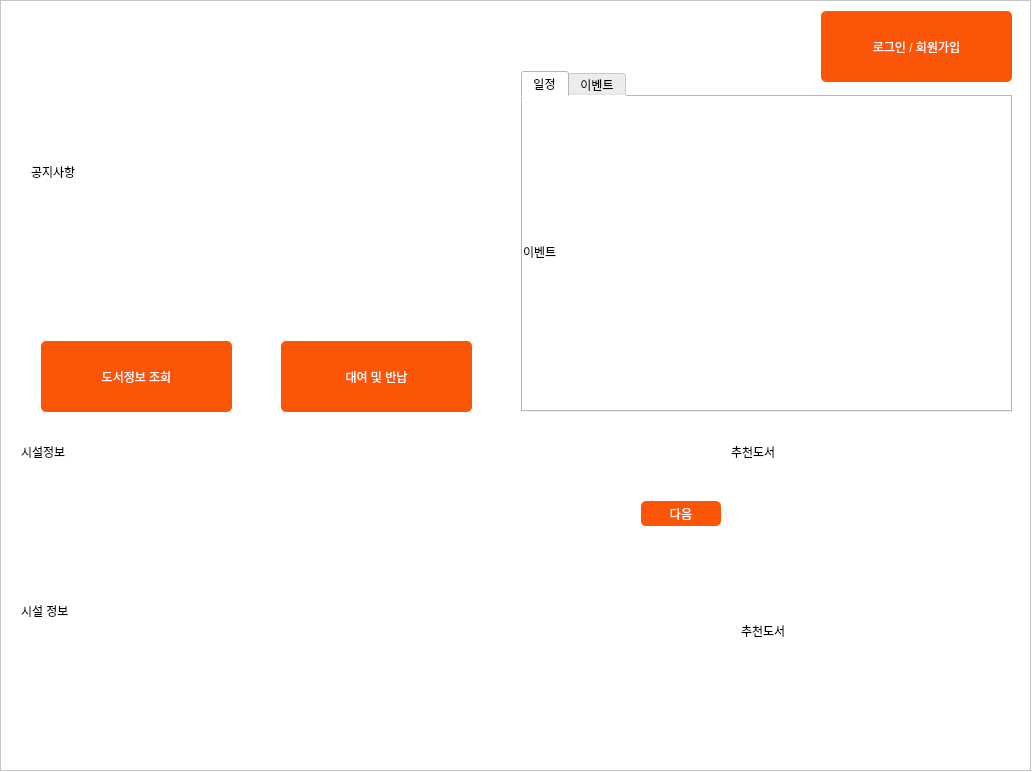
<?xml version="1.0" encoding="UTF-8"?>
<ui version="4.0">
 <class>Form</class>
 <widget class="QWidget" name="Form">
  <property name="geometry">
   <rect>
    <x>0</x>
    <y>0</y>
    <width>1035</width>
    <height>772</height>
   </rect>
  </property>
  <property name="windowTitle">
   <string>Form</string>
  </property>
  <property name="styleSheet">
   <string notr="true">background-color: white;</string>
  </property>
  <widget class="QScrollArea" name="scrollArea">
   <property name="geometry">
    <rect>
     <x>0</x>
     <y>0</y>
     <width>1031</width>
     <height>771</height>
    </rect>
   </property>
   <property name="styleSheet">
    <string notr="true">QScrollArea {background color : white;}</string>
   </property>
   <property name="widgetResizable">
    <bool>true</bool>
   </property>
   <widget class="QWidget" name="scrollAreaWidgetContents">
    <property name="geometry">
     <rect>
      <x>0</x>
      <y>0</y>
      <width>1029</width>
      <height>769</height>
     </rect>
    </property>
    <widget class="QStackedWidget" name="FacilityINFO">
     <property name="geometry">
      <rect>
       <x>10</x>
       <y>480</y>
       <width>730</width>
       <height>250</height>
      </rect>
     </property>
     <property name="currentIndex">
      <number>2</number>
     </property>
     <widget class="QWidget" name="page_f1">
      <widget class="QLabel" name="Fac_1">
       <property name="geometry">
        <rect>
         <x>10</x>
         <y>10</y>
         <width>610</width>
         <height>240</height>
        </rect>
       </property>
       <property name="text">
        <string>시설 정보</string>
       </property>
      </widget>
      <widget class="QPushButton" name="btn_Next_f1">
       <property name="geometry">
        <rect>
         <x>630</x>
         <y>20</y>
         <width>80</width>
         <height>25</height>
        </rect>
       </property>
       <property name="styleSheet">
        <string notr="true">QPushButton{
	font: 14pt &quot;경기천년바탕 Regular&quot;;
    color: white;
    background-color: rgb(251, 86, 7);
    border-radius: 5px;
}</string>
       </property>
       <property name="text">
        <string>다음</string>
       </property>
      </widget>
     </widget>
     <widget class="QWidget" name="page_f2">
      <widget class="QLabel" name="Fac_2">
       <property name="geometry">
        <rect>
         <x>10</x>
         <y>10</y>
         <width>610</width>
         <height>240</height>
        </rect>
       </property>
       <property name="text">
        <string>시설 정보</string>
       </property>
      </widget>
      <widget class="QPushButton" name="btn_Next_f2">
       <property name="geometry">
        <rect>
         <x>630</x>
         <y>20</y>
         <width>80</width>
         <height>25</height>
        </rect>
       </property>
       <property name="styleSheet">
        <string notr="true">QPushButton{
	font: 14pt &quot;경기천년바탕 Regular&quot;;
    color: white;
    background-color: rgb(251, 86, 7);
    border-radius: 5px;
}</string>
       </property>
       <property name="text">
        <string>다음</string>
       </property>
      </widget>
     </widget>
     <widget class="QWidget" name="page_f3">
      <widget class="QLabel" name="Fac_3">
       <property name="geometry">
        <rect>
         <x>10</x>
         <y>10</y>
         <width>610</width>
         <height>240</height>
        </rect>
       </property>
       <property name="text">
        <string>시설 정보</string>
       </property>
      </widget>
      <widget class="QPushButton" name="btn_Next_f3">
       <property name="geometry">
        <rect>
         <x>630</x>
         <y>20</y>
         <width>80</width>
         <height>25</height>
        </rect>
       </property>
       <property name="styleSheet">
        <string notr="true">QPushButton{
	font: 14pt &quot;경기천년바탕 Regular&quot;;
    color: white;
    background-color: rgb(251, 86, 7);
    border-radius: 5px;
}</string>
       </property>
       <property name="text">
        <string>다음</string>
       </property>
      </widget>
     </widget>
    </widget>
    <widget class="QStackedWidget" name="bookPage">
     <property name="geometry">
      <rect>
       <x>740</x>
       <y>480</y>
       <width>271</width>
       <height>311</height>
      </rect>
     </property>
     <property name="currentIndex">
      <number>3</number>
     </property>
     <widget class="QWidget" name="bookPage_1">
      <widget class="QLabel" name="bookpic1">
       <property name="geometry">
        <rect>
         <x>0</x>
         <y>0</y>
         <width>260</width>
         <height>300</height>
        </rect>
       </property>
       <property name="text">
        <string>추천도서</string>
       </property>
      </widget>
     </widget>
     <widget class="QWidget" name="bookPage_2">
      <widget class="QLabel" name="bookpic2">
       <property name="geometry">
        <rect>
         <x>0</x>
         <y>0</y>
         <width>260</width>
         <height>300</height>
        </rect>
       </property>
       <property name="text">
        <string>추천도서</string>
       </property>
      </widget>
     </widget>
     <widget class="QWidget" name="bookPage_3">
      <widget class="QLabel" name="bookpic3">
       <property name="geometry">
        <rect>
         <x>0</x>
         <y>0</y>
         <width>260</width>
         <height>300</height>
        </rect>
       </property>
       <property name="text">
        <string>추천도서</string>
       </property>
      </widget>
     </widget>
     <widget class="QWidget" name="bookPage_4">
      <widget class="QLabel" name="bookpic4">
       <property name="geometry">
        <rect>
         <x>0</x>
         <y>0</y>
         <width>260</width>
         <height>300</height>
        </rect>
       </property>
       <property name="text">
        <string>추천도서</string>
       </property>
      </widget>
     </widget>
     <widget class="QWidget" name="bookPage_5">
      <widget class="QLabel" name="bookpic5">
       <property name="geometry">
        <rect>
         <x>0</x>
         <y>0</y>
         <width>260</width>
         <height>300</height>
        </rect>
       </property>
       <property name="text">
        <string>추천도서</string>
       </property>
      </widget>
     </widget>
    </widget>
    <widget class="QPushButton" name="searchBook">
     <property name="geometry">
      <rect>
       <x>40</x>
       <y>340</y>
       <width>191</width>
       <height>71</height>
      </rect>
     </property>
     <property name="styleSheet">
      <string notr="true">QPushButton{
	font: 14pt &quot;경기천년바탕 Regular&quot;;
    color: white;
    background-color: rgb(251, 86, 7);
    border-radius: 5px;
}</string>
     </property>
     <property name="text">
      <string>도서정보 조회</string>
     </property>
    </widget>
    <widget class="QPushButton" name="rentReturn">
     <property name="geometry">
      <rect>
       <x>280</x>
       <y>340</y>
       <width>191</width>
       <height>71</height>
      </rect>
     </property>
     <property name="styleSheet">
      <string notr="true">QPushButton{
	font: 14pt &quot;경기천년바탕 Regular&quot;;
    color: white;
    background-color: rgb(251, 86, 7);
    border-radius: 5px;
}</string>
     </property>
     <property name="text">
      <string>대여 및 반납</string>
     </property>
    </widget>
    <widget class="QLabel" name="notice">
     <property name="geometry">
      <rect>
       <x>30</x>
       <y>30</y>
       <width>421</width>
       <height>281</height>
      </rect>
     </property>
     <property name="text">
      <string>공지사항</string>
     </property>
    </widget>
    <widget class="QLabel" name="label">
     <property name="geometry">
      <rect>
       <x>20</x>
       <y>420</y>
       <width>151</width>
       <height>61</height>
      </rect>
     </property>
     <property name="styleSheet">
      <string notr="true">font: 22pt &quot;경기천년바탕 Regular&quot;;</string>
     </property>
     <property name="text">
      <string>시설정보</string>
     </property>
    </widget>
    <widget class="QLabel" name="label_2">
     <property name="geometry">
      <rect>
       <x>730</x>
       <y>420</y>
       <width>151</width>
       <height>61</height>
      </rect>
     </property>
     <property name="styleSheet">
      <string notr="true">font: 22pt &quot;경기천년바탕 Regular&quot;;</string>
     </property>
     <property name="text">
      <string>추천도서</string>
     </property>
    </widget>
    <widget class="QStackedWidget" name="Loginstack">
     <property name="geometry">
      <rect>
       <x>750</x>
       <y>10</y>
       <width>301</width>
       <height>71</height>
      </rect>
     </property>
     <property name="currentIndex">
      <number>0</number>
     </property>
     <widget class="QWidget" name="page">
      <widget class="QPushButton" name="btn_Login1234">
       <property name="geometry">
        <rect>
         <x>70</x>
         <y>0</y>
         <width>191</width>
         <height>71</height>
        </rect>
       </property>
       <property name="styleSheet">
        <string notr="true">QPushButton{
	font: 14pt &quot;경기천년바탕 Regular&quot;;
    color: white;
    background-color: rgb(251, 86, 7);
    border-radius: 5px;
}</string>
       </property>
       <property name="text">
        <string>로그인 / 회원가입</string>
       </property>
      </widget>
     </widget>
     <widget class="QWidget" name="page_2">
      <widget class="QLabel" name="label_logined">
       <property name="geometry">
        <rect>
         <x>0</x>
         <y>10</y>
         <width>231</width>
         <height>61</height>
        </rect>
       </property>
       <property name="font">
        <font>
         <family>경기천년바탕 Regular</family>
         <pointsize>16</pointsize>
         <weight>50</weight>
         <italic>false</italic>
         <bold>false</bold>
        </font>
       </property>
       <property name="styleSheet">
        <string notr="true">font: 16pt &quot;경기천년바탕 Regular&quot;;</string>
       </property>
       <property name="text">
        <string/>
       </property>
      </widget>
     </widget>
    </widget>
    <widget class="QTabWidget" name="tabWidget">
     <property name="geometry">
      <rect>
       <x>520</x>
       <y>70</y>
       <width>491</width>
       <height>341</height>
      </rect>
     </property>
     <property name="styleSheet">
      <string notr="true"/>
     </property>
     <property name="currentIndex">
      <number>0</number>
     </property>
     <widget class="QWidget" name="tab">
      <attribute name="title">
       <string>일정</string>
      </attribute>
      <widget class="QLabel" name="even_cal">
       <property name="geometry">
        <rect>
         <x>0</x>
         <y>-10</y>
         <width>300</width>
         <height>330</height>
        </rect>
       </property>
       <property name="text">
        <string>이벤트</string>
       </property>
      </widget>
     </widget>
     <widget class="QWidget" name="tab_2">
      <attribute name="title">
       <string>이벤트</string>
      </attribute>
      <widget class="QLabel" name="even_cal2">
       <property name="geometry">
        <rect>
         <x>0</x>
         <y>0</y>
         <width>480</width>
         <height>310</height>
        </rect>
       </property>
       <property name="text">
        <string>이벤트</string>
       </property>
      </widget>
     </widget>
    </widget>
   </widget>
  </widget>
 </widget>
 <resources/>
 <connections/>
</ui>
